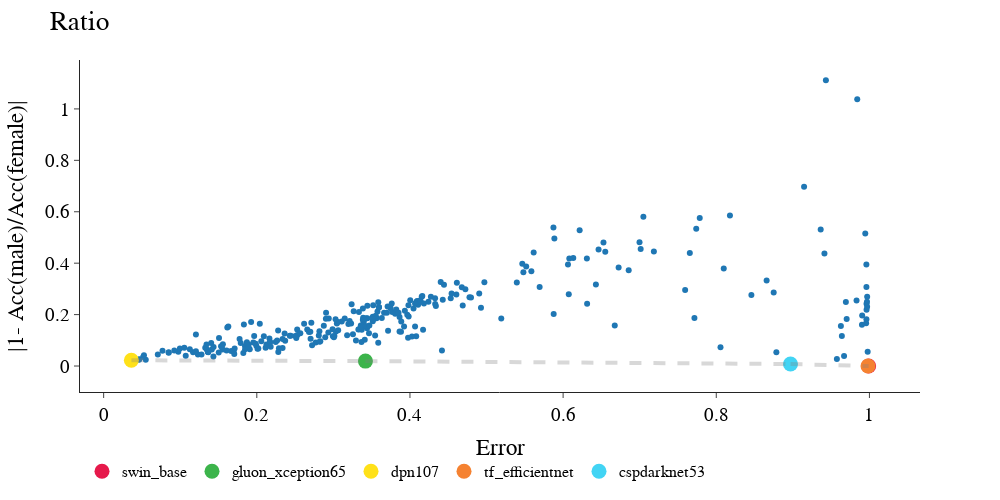

The notebook cell this image was saved under:
### Code cell
import plotly
df = merge(err_df, acc_disp_ratio_df)
df = df[df['epoch'] == 99]
df = df.rename(columns={'Accuracy':'Error'})
df = df.dropna()
df = df[df['Error']<1-1/(7636*2)]
df.loc[:,'model'] = df['index'].apply(lambda x: '_'.join(get_name_details(x)[1].split('_')[:2]))
df = df.sort_values(by=['model'])


fig = px.scatter(df, x='Error', 
                 y='Disparity', 
                 template="simple_white", 
                 width=1000, height= 500
            )

fig.update_layout(
    title = "Ratio",
    yaxis_title="|1- Acc(male)/Acc(female)|",
#     yaxis_range=[0,6.15],
#     xaxis_range=[0,.31],
    font=dict(
        family="Times New Roman",
        size=19,
        color="Black"
    )
)
fig.add_shape(type='line',
                x0=0,y0=0,x1=1,y1=0,
                line=dict(color='Red',),
                xref='x',yref='y'
)
p = np.array(preparePareto(df[['Error','Disparity']], False, False).dropna())
for x, y in zip(p[:-1], p[1:]):
    fig.add_shape(type='line',
                x0=x[0],y0=x[1],x1=y[0],y1=y[1],
                line=dict(color='gray',width=4),line_dash='dash',
                xref='x',yref='y')
    

pareto_df = pd.merge(df, pd.DataFrame(p), right_on=[0,1], left_on=["Error","Disparity"])
ms = list(set(pareto_df['model']))
for model in set(pareto_df['model']):
    # match model name to color
    i = ms.index(model)
    color = colors[i]
    fig.add_trace(go.Scatter(
        x=pareto_df[pareto_df['model'] == model]['Error'],
        y=pareto_df[pareto_df['model'] == model]['Disparity'],
        mode='markers',
        name = model,
        marker = dict(color=color,size=15),
    ))

fig.update_layout(legend=dict(
    orientation="h",
    yanchor="bottom",
    y=-.29,
    xanchor="right",
    x=.75,
    font=dict(
        family="Times New Roman",
        size=16,
        color="Black"
    )
    )
)

fig.show()
plotly.io.write_image(fig, 'app_acc_disp_ratio.png', format='png')

### Figure 1 — Plotly figure (JSON) as saved in the notebook; plotly's stock layout.template omitted (floating-point values rounded to 4 significant figures; data arrays with more than 128 entries replaced by an {"elided": "..."} marker saying what was removed)
{"data": [{"hovertemplate": "Error=%{x}<br>Disparity=%{y}<extra></extra>", "legendgroup": "", "marker": {"color": "#1F77B4", "symbol": "circle"}, "mode": "markers", "name": "", "orientation": "v", "showlegend": false, "type": "scatter", "x": {"elided": "283 float values"}, "xaxis": "x", "y": {"elided": "283 float values"}, "yaxis": "y"}, {"marker": {"color": "#e6194B", "size": 15}, "mode": "markers", "name": "swin_base", "type": "scatter", "x": [0.999], "y": [0]}, {"marker": {"color": "#3cb44b", "size": 15}, "mode": "markers", "name": "gluon_xception65", "type": "scatter", "x": [0.3419], "y": [0.01908]}, {"marker": {"color": "#ffe119", "size": 15}, "mode": "markers", "name": "dpn107", "type": "scatter", "x": [0.03621], "y": [0.0224]}, {"marker": {"color": "#f58231", "size": 15}, "mode": "markers", "name": "tf_efficientnet", "type": "scatter", "x": [0.9982], "y": [0]}, {"marker": {"color": "#42d4f4", "size": 15}, "mode": "markers", "name": "cspdarknet53", "type": "scatter", "x": [0.8969], "y": [0.007653]}], "layout": {"font": {"color": "Black", "family": "Times New Roman", "size": 19}, "height": 500, "legend": {"font": {"color": "Black", "family": "Times New Roman", "size": 16}, "orientation": "h", "tracegroupgap": 0, "x": 0.75, "xanchor": "right", "y": -0.29, "yanchor": "bottom"}, "margin": {"t": 60}, "shapes": [{"line": {"color": "Red"}, "type": "line", "x0": 0, "x1": 1, "xref": "x", "y0": 0, "y1": 0, "yref": "y"}, {"line": {"color": "gray", "dash": "dash", "width": 4}, "type": "line", "x0": 0.03621, "x1": 0.3419, "xref": "x", "y0": 0.0224, "y1": 0.01908, "yref": "y"}, {"line": {"color": "gray", "dash": "dash", "width": 4}, "type": "line", "x0": 0.3419, "x1": 0.8969, "xref": "x", "y0": 0.01908, "y1": 0.007653, "yref": "y"}, {"line": {"color": "gray", "dash": "dash", "width": 4}, "type": "line", "x0": 0.8969, "x1": 0.9982, "xref": "x", "y0": 0.007653, "y1": 0, "yref": "y"}, {"line": {"color": "gray", "dash": "dash", "width": 4}, "type": "line", "x0": 0.9982, "x1": 0.999, "xref": "x", "y0": 0, "y1": 0, "yref": "y"}], "title": {"text": "Ratio"}, "width": 1000, "xaxis": {"anchor": "y", "domain": [0, 1], "title": {"text": "Error"}}, "yaxis": {"anchor": "x", "domain": [0, 1], "title": {"text": "|1- Acc(male)/Acc(female)|"}}}}
